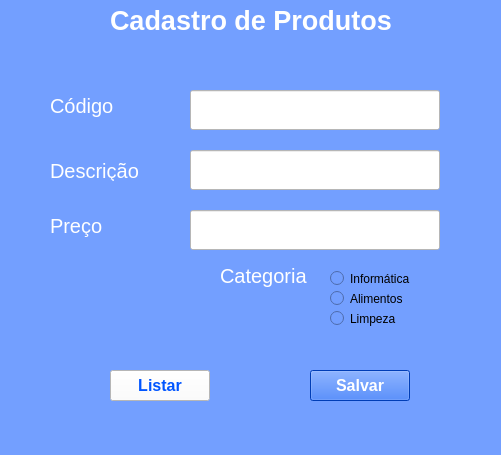
<?xml version="1.0" encoding="UTF-8"?>
<ui version="4.0">
 <class>MainWindow</class>
 <widget class="QMainWindow" name="MainWindow">
  <property name="geometry">
   <rect>
    <x>0</x>
    <y>0</y>
    <width>501</width>
    <height>455</height>
   </rect>
  </property>
  <property name="windowTitle">
   <string>MainWindow</string>
  </property>
  <property name="styleSheet">
   <string notr="true">background-color: rgb(115, 159, 255);</string>
  </property>
  <widget class="QWidget" name="centralwidget">
   <widget class="QLabel" name="labelTitulo">
    <property name="geometry">
     <rect>
      <x>110</x>
      <y>0</y>
      <width>301</width>
      <height>41</height>
     </rect>
    </property>
    <property name="font">
     <font>
      <pointsize>20</pointsize>
      <weight>75</weight>
      <italic>false</italic>
      <bold>true</bold>
     </font>
    </property>
    <property name="autoFillBackground">
     <bool>false</bool>
    </property>
    <property name="styleSheet">
     <string notr="true">color: rgb(255, 255, 255);</string>
    </property>
    <property name="text">
     <string>Cadastro de Produtos</string>
    </property>
   </widget>
   <widget class="QLabel" name="labelCodigo">
    <property name="geometry">
     <rect>
      <x>50</x>
      <y>90</y>
      <width>71</width>
      <height>31</height>
     </rect>
    </property>
    <property name="font">
     <font>
      <pointsize>15</pointsize>
     </font>
    </property>
    <property name="styleSheet">
     <string notr="true">color: rgb(255, 255, 255);</string>
    </property>
    <property name="text">
     <string>Código</string>
    </property>
   </widget>
   <widget class="QLabel" name="labelDescricao">
    <property name="geometry">
     <rect>
      <x>50</x>
      <y>160</y>
      <width>91</width>
      <height>21</height>
     </rect>
    </property>
    <property name="font">
     <font>
      <pointsize>15</pointsize>
     </font>
    </property>
    <property name="styleSheet">
     <string notr="true">color: rgb(255, 255, 255);</string>
    </property>
    <property name="text">
     <string>Descrição</string>
    </property>
   </widget>
   <widget class="QLabel" name="labelPreco">
    <property name="geometry">
     <rect>
      <x>50</x>
      <y>210</y>
      <width>71</width>
      <height>31</height>
     </rect>
    </property>
    <property name="font">
     <font>
      <pointsize>15</pointsize>
     </font>
    </property>
    <property name="styleSheet">
     <string notr="true">color: rgb(255, 255, 255);</string>
    </property>
    <property name="text">
     <string>Preço</string>
    </property>
   </widget>
   <widget class="QLineEdit" name="campoCodigo">
    <property name="geometry">
     <rect>
      <x>190</x>
      <y>90</y>
      <width>250</width>
      <height>40</height>
     </rect>
    </property>
    <property name="styleSheet">
     <string notr="true">background-color: rgb(255, 255, 255);</string>
    </property>
   </widget>
   <widget class="QLineEdit" name="campoDescricao">
    <property name="geometry">
     <rect>
      <x>190</x>
      <y>150</y>
      <width>250</width>
      <height>40</height>
     </rect>
    </property>
    <property name="styleSheet">
     <string notr="true">background-color: rgb(255, 255, 255);</string>
    </property>
   </widget>
   <widget class="QLineEdit" name="campoPreco">
    <property name="geometry">
     <rect>
      <x>190</x>
      <y>210</y>
      <width>250</width>
      <height>40</height>
     </rect>
    </property>
    <property name="styleSheet">
     <string notr="true">background-color: rgb(255, 255, 255);</string>
    </property>
   </widget>
   <widget class="QRadioButton" name="opcaoInformatica">
    <property name="geometry">
     <rect>
      <x>330</x>
      <y>270</y>
      <width>82</width>
      <height>17</height>
     </rect>
    </property>
    <property name="text">
     <string>Informática</string>
    </property>
   </widget>
   <widget class="QRadioButton" name="opcaoAlimentos">
    <property name="geometry">
     <rect>
      <x>330</x>
      <y>290</y>
      <width>82</width>
      <height>17</height>
     </rect>
    </property>
    <property name="text">
     <string>Alimentos</string>
    </property>
   </widget>
   <widget class="QRadioButton" name="opcaoLimpeza">
    <property name="geometry">
     <rect>
      <x>330</x>
      <y>310</y>
      <width>82</width>
      <height>17</height>
     </rect>
    </property>
    <property name="text">
     <string>Limpeza</string>
    </property>
   </widget>
   <widget class="QLabel" name="labelCategoria">
    <property name="geometry">
     <rect>
      <x>220</x>
      <y>260</y>
      <width>91</width>
      <height>31</height>
     </rect>
    </property>
    <property name="font">
     <font>
      <pointsize>15</pointsize>
     </font>
    </property>
    <property name="styleSheet">
     <string notr="true">color: rgb(255, 255, 255);</string>
    </property>
    <property name="text">
     <string>Categoria</string>
    </property>
   </widget>
   <widget class="QPushButton" name="botaoSalvar">
    <property name="geometry">
     <rect>
      <x>310</x>
      <y>370</y>
      <width>100</width>
      <height>31</height>
     </rect>
    </property>
    <property name="font">
     <font>
      <pointsize>12</pointsize>
      <weight>75</weight>
      <bold>true</bold>
     </font>
    </property>
    <property name="mouseTracking">
     <bool>false</bool>
    </property>
    <property name="focusPolicy">
     <enum>Qt::StrongFocus</enum>
    </property>
    <property name="styleSheet">
     <string notr="true">background-color: rgb(0, 85, 255);
color: rgb(255, 255, 255);
</string>
    </property>
    <property name="text">
     <string>Salvar</string>
    </property>
   </widget>
   <widget class="QPushButton" name="botaoListar">
    <property name="geometry">
     <rect>
      <x>110</x>
      <y>370</y>
      <width>100</width>
      <height>31</height>
     </rect>
    </property>
    <property name="font">
     <font>
      <pointsize>12</pointsize>
      <weight>75</weight>
      <bold>true</bold>
     </font>
    </property>
    <property name="mouseTracking">
     <bool>false</bool>
    </property>
    <property name="focusPolicy">
     <enum>Qt::StrongFocus</enum>
    </property>
    <property name="styleSheet">
     <string notr="true">background-color: rgb(0, 85, 255);
background-color: rgb(255, 255, 255);
color: rgb(0, 85, 255);
</string>
    </property>
    <property name="text">
     <string>Listar</string>
    </property>
   </widget>
  </widget>
  <widget class="QMenuBar" name="menubar">
   <property name="geometry">
    <rect>
     <x>0</x>
     <y>0</y>
     <width>501</width>
     <height>21</height>
    </rect>
   </property>
  </widget>
  <widget class="QStatusBar" name="statusbar"/>
 </widget>
 <resources/>
 <connections/>
</ui>
